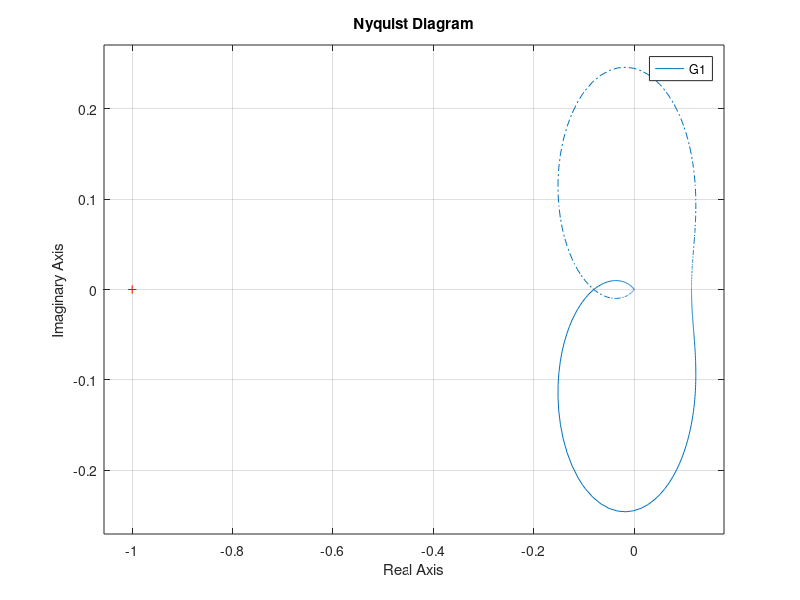
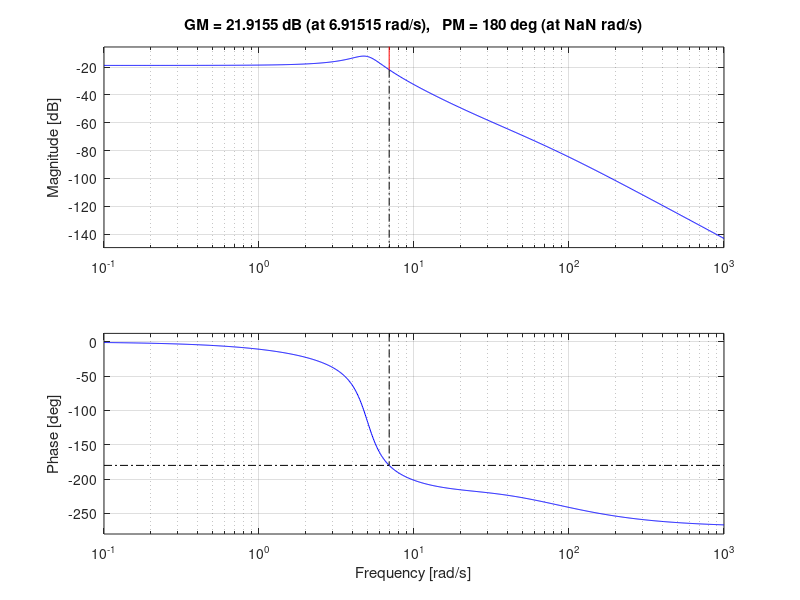

Write MATLAB code to recreate these figures, in order.
clear all
clc
close all

K=70;
s = tf('s');
%G0=zpk([],[0,-3,-5],K)%G2=zpk([-3,-5],[2,4],K)

G1=((K*(s+20))/((s+7)*(s+70)*(s^2+2*s+25)))
figure,nyquist(G1)

%sys=tf(G)
figure,bode(G1)
margin(G1);
%grid
